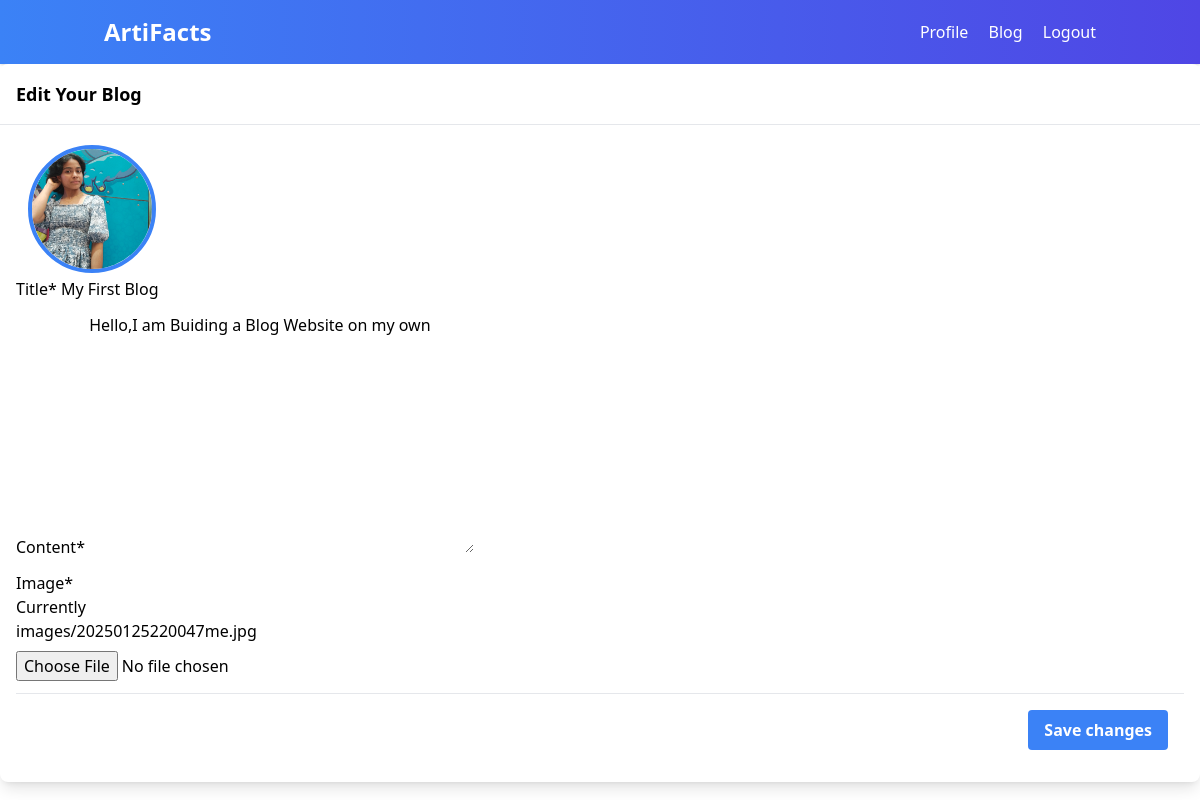
Page /post_edit/1/ (signed in) on the committed database.
### user/models.py (models this page shows, shortened)
class Profile(models.Model):
    user = models.OneToOneField(User,on_delete=models.CASCADE)
    pic = models.ImageField(default='default.png',upload_to=get_pic_path,validators=[FileExtensionValidator(['png','jpg','jpeg','webp'])])
    bio = models.TextField(blank=True,null=True)

### myBlog/models.py (models this page shows, shortened)
class UserPost(models.Model):
    title = models.CharField(max_length=150,null=False)
    content = models.TextField()
    author = models.ForeignKey(User,on_delete=models.CASCADE)
    created_at = models.DateTimeField(auto_now_add=True)
    image = models.ImageField(upload_to=get_image_path )
    class Meta:
        ordering = ('-created_at',)

### myBlog/views.py (the view)
# urls.py: path('post_edit/<int:pk>/',views.post_edit,name="post_edit"),
@login_required
def post_edit(request,pk):
    post = UserPost.objects.get(id = pk)
    if request.method == "POST":
        form = PostForm(request.POST or None,request.FILES or None,instance=post)
        if form.is_valid():
            form.save()
            return redirect('post_view',pk=post.id)
    else:
        form = PostForm(instance=post)
    context = {
        'form':form
    }
    return render(request,'post_edit.html',context)

### myBlog/forms.py
class PostForm(forms.ModelForm):
    class Meta:
        model = UserPost
        fields = ['title','content','image']

### myBlog/templates/post_edit.html (shortened to what this page needs)
{% extends 'base.html' %}
{%  load static %}
{% load crispy_forms_tags %}
{% block content %}
<div class="flex justify-center items-center w-screen">
    <div class="bg-white rounded-lg shadow-lg w-full">
      <div class="flex justify-between items-center p-4 border-b">
        <h1 class="text-lg font-semibold" id="exampleModalLabel">Edit Your Blog</h1>
      </div>
      <div class="p-4">
        <div class="mx-2 p-1">
          <img src="{{user.profile.pic.url}}" alt="User" class="h-32 w-32 rounded-full border-4 border-blue-500">
        </div>
        <form method="post" enctype="multipart/form-data">
          {{form|crispy}}
          <div class="flex justify-end p-4 border-t">
              <button type="submit" class="bg-blue-500 text-white font-bold py-2 px-4 rounded">Save changes</button>
          </div>
        </form>
      </div>
    </div>
  </div>
  {%  endblock %}

### rows in the picture
UserPost: title "My First Blog", content "Hello,I am Buiding a Blog Website on my own"
